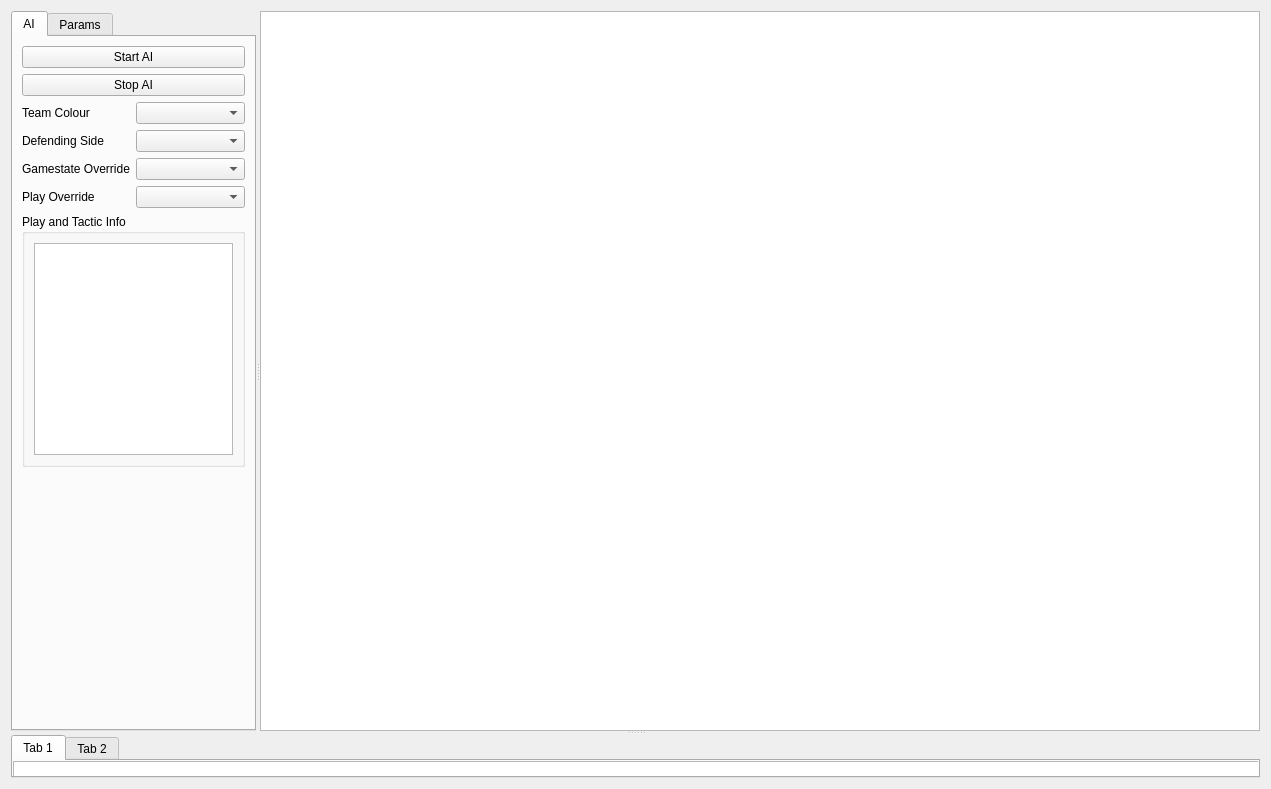
<?xml version="1.0" encoding="UTF-8"?>
<ui version="4.0">
 <class>AutoGeneratedMainWidget</class>
 <widget class="QWidget" name="AutoGeneratedMainWidget">
  <property name="geometry">
   <rect>
    <x>0</x>
    <y>0</y>
    <width>1271</width>
    <height>789</height>
   </rect>
  </property>
  <property name="windowTitle">
   <string>Form</string>
  </property>
  <layout class="QHBoxLayout" name="horizontalLayout">
   <item>
    <widget class="QSplitter" name="robot_status_splitter">
     <property name="orientation">
      <enum>Qt::Vertical</enum>
     </property>
     <widget class="QSplitter" name="ai_control_and_view_splitter">
      <property name="sizePolicy">
       <sizepolicy hsizetype="Expanding" vsizetype="Preferred">
        <horstretch>0</horstretch>
        <verstretch>0</verstretch>
       </sizepolicy>
      </property>
      <property name="orientation">
       <enum>Qt::Horizontal</enum>
      </property>
      <widget class="QTabWidget" name="ai_control_tab_widget">
       <property name="sizePolicy">
        <sizepolicy hsizetype="Maximum" vsizetype="Expanding">
         <horstretch>0</horstretch>
         <verstretch>0</verstretch>
        </sizepolicy>
       </property>
       <property name="currentIndex">
        <number>0</number>
       </property>
       <property name="usesScrollButtons">
        <bool>false</bool>
       </property>
       <property name="movable">
        <bool>true</bool>
       </property>
       <widget class="QWidget" name="ai_tab">
        <property name="sizePolicy">
         <sizepolicy hsizetype="Maximum" vsizetype="Preferred">
          <horstretch>0</horstretch>
          <verstretch>0</verstretch>
         </sizepolicy>
        </property>
        <attribute name="title">
         <string>AI</string>
        </attribute>
        <layout class="QVBoxLayout" name="verticalLayout">
         <item>
          <widget class="QPushButton" name="start_ai_button">
           <property name="text">
            <string>Start AI</string>
           </property>
           <property name="checkable">
            <bool>false</bool>
           </property>
           <property name="checked">
            <bool>false</bool>
           </property>
          </widget>
         </item>
         <item>
          <widget class="QPushButton" name="stop_ai_button">
           <property name="text">
            <string>Stop AI</string>
           </property>
          </widget>
         </item>
         <item>
          <layout class="QFormLayout" name="ai_config_combobox_layout">
           <item row="2" column="0">
            <widget class="QLabel" name="gamestate_override_label">
             <property name="text">
              <string>Gamestate Override</string>
             </property>
            </widget>
           </item>
           <item row="2" column="1">
            <widget class="QComboBox" name="gamestate_override_combo_box"/>
           </item>
           <item row="3" column="0">
            <widget class="QLabel" name="play_override_label">
             <property name="text">
              <string>Play Override</string>
             </property>
            </widget>
           </item>
           <item row="3" column="1">
            <widget class="QComboBox" name="play_override_combo_box"/>
           </item>
           <item row="1" column="0">
            <widget class="QLabel" name="defending_side_label">
             <property name="text">
              <string>Defending Side</string>
             </property>
            </widget>
           </item>
           <item row="0" column="0">
            <widget class="QLabel" name="team_colour_label">
             <property name="text">
              <string>Team Colour</string>
             </property>
            </widget>
           </item>
           <item row="1" column="1">
            <widget class="QComboBox" name="defending_side_combo_box"/>
           </item>
           <item row="0" column="1">
            <widget class="QComboBox" name="team_colour_combo_box"/>
           </item>
          </layout>
         </item>
         <item>
          <widget class="QGroupBox" name="play_and_tactic_info_group_box">
           <property name="title">
            <string>Play and Tactic Info</string>
           </property>
           <layout class="QVBoxLayout" name="verticalLayout_2">
            <item>
             <widget class="QTextEdit" name="play_and_tactic_info_text_edit">
              <property name="html">
               <string>&lt;!DOCTYPE HTML PUBLIC &quot;-//W3C//DTD HTML 4.0//EN&quot; &quot;http://www.w3.org/TR/REC-html40/strict.dtd&quot;&gt;
&lt;html&gt;&lt;head&gt;&lt;meta name=&quot;qrichtext&quot; content=&quot;1&quot; /&gt;&lt;style type=&quot;text/css&quot;&gt;
p, li { white-space: pre-wrap; }
&lt;/style&gt;&lt;/head&gt;&lt;body style=&quot; font-family:'Sans Serif'; font-size:9pt; font-weight:400; font-style:normal;&quot;&gt;
&lt;p style=&quot;-qt-paragraph-type:empty; margin-top:0px; margin-bottom:0px; margin-left:0px; margin-right:0px; -qt-block-indent:0; text-indent:0px;&quot;&gt;&lt;br /&gt;&lt;/p&gt;&lt;/body&gt;&lt;/html&gt;</string>
              </property>
             </widget>
            </item>
           </layout>
          </widget>
         </item>
         <item>
          <spacer name="ai_tab_vertical_spacer">
           <property name="orientation">
            <enum>Qt::Vertical</enum>
           </property>
           <property name="sizeHint" stdset="0">
            <size>
             <width>20</width>
             <height>40</height>
            </size>
           </property>
          </spacer>
         </item>
        </layout>
       </widget>
       <widget class="QWidget" name="params_tab">
        <property name="sizePolicy">
         <sizepolicy hsizetype="Maximum" vsizetype="Preferred">
          <horstretch>0</horstretch>
          <verstretch>0</verstretch>
         </sizepolicy>
        </property>
        <attribute name="title">
         <string>Params</string>
        </attribute>
        <layout class="QVBoxLayout" name="params_tab_vertical_layout">
         <property name="sizeConstraint">
          <enum>QLayout::SetNoConstraint</enum>
         </property>
         <item>
          <widget class="QScrollArea" name="params_tab_scroll_area">
           <property name="widgetResizable">
            <bool>true</bool>
           </property>
           <widget class="QWidget" name="scrollAreaWidgetContents">
            <property name="geometry">
             <rect>
              <x>0</x>
              <y>0</y>
              <width>230</width>
              <height>643</height>
             </rect>
            </property>
           </widget>
          </widget>
         </item>
        </layout>
       </widget>
      </widget>
      <widget class="ZoomableQGraphicsView" name="ai_visualization_graphics_view">
       <property name="sizePolicy">
        <sizepolicy hsizetype="MinimumExpanding" vsizetype="MinimumExpanding">
         <horstretch>0</horstretch>
         <verstretch>0</verstretch>
        </sizepolicy>
       </property>
       <property name="minimumSize">
        <size>
         <width>1000</width>
         <height>0</height>
        </size>
       </property>
      </widget>
     </widget>
     <widget class="QTabWidget" name="tabWidget">
      <widget class="QWidget" name="robot_status_tab">
       <attribute name="title">
        <string>Tab 1</string>
       </attribute>
       <widget class="RobotStatusTable" name="robot_status_table_widget">
        <property name="geometry">
         <rect>
          <x>0</x>
          <y>0</y>
          <width>1255</width>
          <height>153</height>
         </rect>
        </property>
       </widget>
      </widget>
      <widget class="QWidget" name="refresh_rates_plot_tab">
       <attribute name="title">
        <string>Tab 2</string>
       </attribute>
       <widget class="QCustomPlot" name="refresh_rates_plot" native="true">
        <property name="geometry">
         <rect>
          <x>250</x>
          <y>30</y>
          <width>120</width>
          <height>80</height>
         </rect>
        </property>
       </widget>
      </widget>
     </widget>
    </widget>
   </item>
  </layout>
 </widget>
 <customwidgets>
  <customwidget>
   <class>RobotStatusTable</class>
   <extends>QTableWidget</extends>
   <header>software/visualizer/widgets/robot_status_table.h</header>
  </customwidget>
  <customwidget>
   <class>ZoomableQGraphicsView</class>
   <extends>QGraphicsView</extends>
   <header>software/visualizer/widgets/zoomable_qgraphics_view.h</header>
  </customwidget>
  <customwidget>
   <class>QCustomPlot</class>
   <extends>QWidget</extends>
   <header>qcustomplot.h</header>
   <container>1</container>
  </customwidget>
 </customwidgets>
 <resources/>
 <connections/>
</ui>
